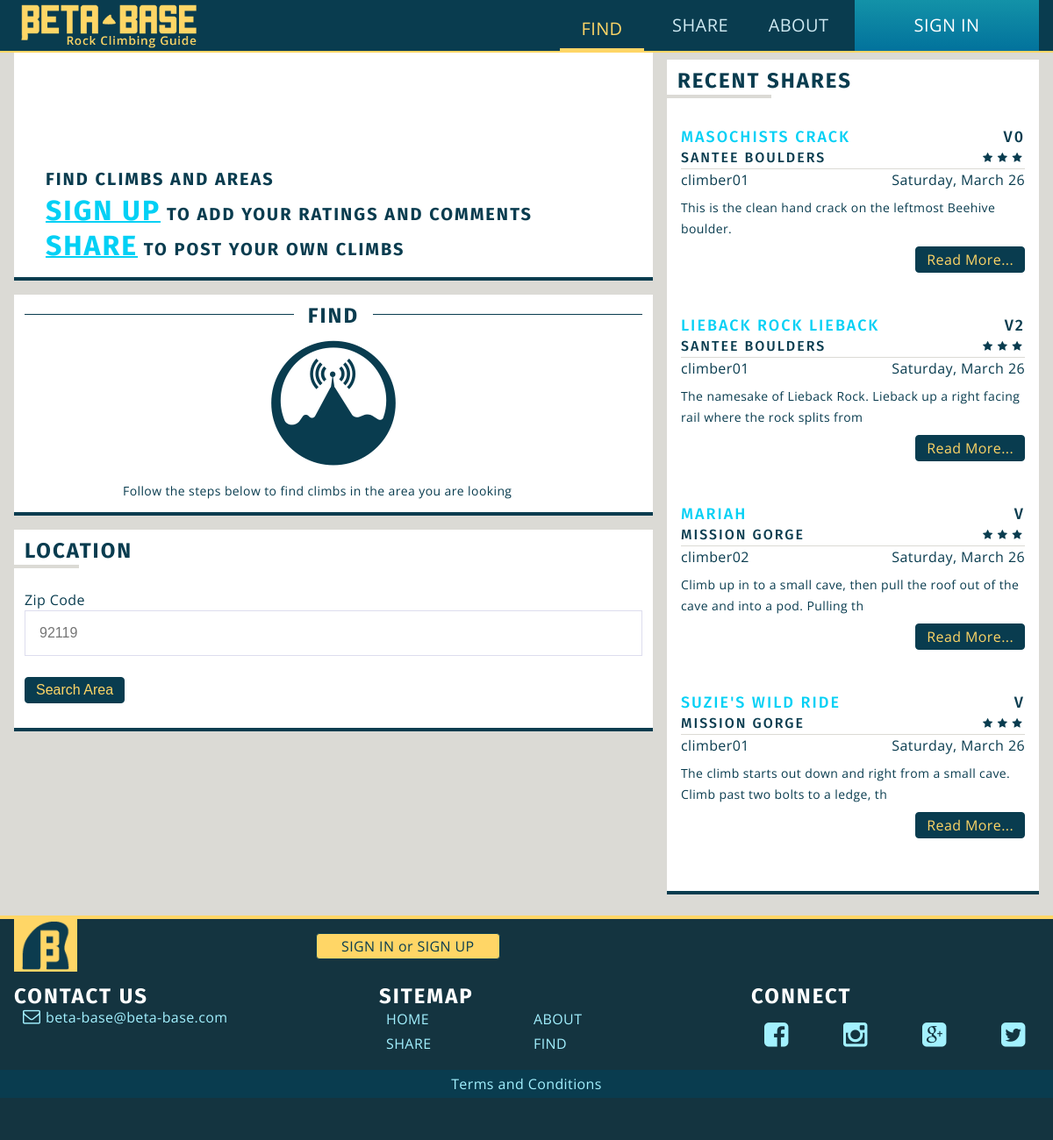
The app's page /find.php with its own data.
### tables this page shows
CREATE TABLE IF NOT EXISTS `climbs` (
  `climb_id` mediumint(9) NOT NULL,
  `name` varchar(50) NOT NULL,
  `description` text NOT NULL,
  `date` datetime NOT NULL,
  `user_id` mediumint(9) NOT NULL,
  `area_id` mediumint(9) NOT NULL,
  `type` varchar(20) NOT NULL,
  `v_grade` tinyint(4) DEFAULT NULL,
  `y_grade` tinyint(4) DEFAULT NULL,
  `is_approved` tinyint(1) NOT NULL
);

CREATE TABLE IF NOT EXISTS `areas` (
  `area_id` mediumint(9) NOT NULL,
  `title` varchar(50) NOT NULL,
  `description` text NOT NULL,
  `date` datetime NOT NULL,
  `longitude` float(10,6) NOT NULL,
  `latitude` float(10,6) NOT NULL,
  `zipcode` mediumint(9) NOT NULL,
  `user_id` mediumint(9) NOT NULL,
  `is_approved` tinyint(1) NOT NULL
);

CREATE TABLE IF NOT EXISTS `users` (
  `user_id` mediumint(9) NOT NULL,
  `username` varchar(50) NOT NULL,
  `password` varchar(40) NOT NULL,
  `email` varchar(254) NOT NULL,
  `user_pic` text,
  `is_admin` tinyint(1) NOT NULL,
  `bio` text,
  `date_joined` datetime NOT NULL,
  `secret_key` varchar(40) NOT NULL
);

### functions.php (called while the page is built, shortened)
<?php
	function nice_date( $datetime ){
		$date = new DateTime( $datetime );
		return $date->format('l,  F j');
	}

### aside.php (the view, shortened to what this page needs)
<?php
	require('db-config.php');
	include_once('functions.php');
?>
	<aside>
<?php
$query = "SELECT climbs.name, climbs.climb_id, climbs.description, climbs.v_grade, climbs.y_grade, climbs.date, areas.title, ratings.rating, users.username
			 FROM climbs, ratings, areas, users
			 WHERE areas.is_approved = 1
			 AND climbs.is_approved = 1
			 AND climbs.area_id = areas.area_id
			 AND climbs.user_id = users.user_id
			 AND climbs.climb_id = ratings.climb_id
			 ORDER BY climbs.date DESC";
	$result = $db->query($query);
	if($result->num_rows >= 1){
 ?>
		<section class="module secondary">
			<h4>Recent Shares</h4>
			<?php while($row = $result->fetch_assoc() ){ ?>
			<article class="cf">
				<h5><a href="single-climb.php?climb_id=<?php echo $row['climb_id']; ?>"><?php echo $row['name']; ?></a><span>V<?php echo $row['v_grade'];
				 ?></span></h5>
				<h6><?php echo $row['title']; ?><span class="ratings"><span class="icon-star"></span><span class="icon-star"></span><span class="icon-star"></span></span></h6>
				<p><?php echo $row['username']; ?><span><?php echo nice_date($row['date']); ?></span></p>
				<p><?php echo substr($row['description'], 0, 90); ?></p>
				<a href="#" class="btn">Read More...</a>
			</article>
<?php
		}
	}
	else{
		echo 'No posts found';
	}
?>
</section>
	</aside>

### css/main.css (style rules this page uses)
html { font-family: verdana, sans-serif; font-size: 16px; background-color: #dbdad5; }
body { font-size: 100%; line-height: 1.5rem; position: relative; overflow-x: hidden; font-family: 'Open Sans', sans-serif; font-weight: 400; letter-spacing: .025rem; color:#093c4f; }
.btn, form input[type=submit] { text-decoration: none; border:solid 1px #093c4f; border-radius: .25rem; background-color: #093c4f; color: #ffd666; padding:.125rem .75rem; display: inline-block; margin:1rem 0; }
a { color:#02d0f5; transition: all .25s linear; -webkit-transition: all .25s linear; -moz-transition: all .25s linear; -o-transition: all .25s linear; }
h2, h3, h4, h5, h6 { font-family: 'Fira Sans', sans-serif; font-weight: 700; font-size: 1.5rem; letter-spacing: .125rem; text-transform: uppercase; }
h2, h3, h4 { margin-bottom: 1rem; }
p { font-size: 0.875rem; }
.module { background-color: #ffffff; margin-bottom: 1rem; padding: .75rem; border-bottom: solid 4px #093c4f; }
.module.secondary h4 { position: relative; display: inline-block; }
.module.secondary h4:before { content: ""; position: absolute; bottom: -0.5rem; left: -0.75rem; width: 60%; height: 4px; border-bottom: #DBDAD5 solid 4px; }
.module.secondary article { margin: 1.5rem 0; padding:0 .25rem; position: relative; }
.module.secondary article h5, .module.secondary article h6 { font-size: 1.125rem; font-weight: 500; }
.module.secondary article h6 { font-size: 1rem; }
.module.secondary article h5 span, .module.secondary article h6 span { float: right; }
.module.secondary article span.ratings { font-size: .75rem; }
.module.secondary article p:first-of-type { border-top:1px solid #DBDAD5; margin-bottom: .5rem; font-size: 1rem; }
.module.secondary article p:first-of-type span { float: right; }
.module.secondary article a.btn { float: right; margin: .5rem 0 1.5rem; }
@media (min-width: 769px) { aside { width: 38%; float: right; padding: .5rem 1rem; } }

### records on screen
climbs: name "MASOCHISTS CRACK", v_grade "0", area.title "SANTEE BOULDERS", user.username "climber01", date "Saturday, March 26", description "This is the clean hand crack on the leftmost Beehive boulder."
climbs: name "LIEBACK ROCK LIEBACK", v_grade "2", area.title "SANTEE BOULDERS", user.username "climber01", date "Saturday, March 26", description "The namesake of Lieback Rock. Lieback up a right facing rail where the rock splits from"
climbs: name "MARIAH", area.title "MISSION GORGE", user.username "climber02", date "Saturday, March 26", description "Climb up in to a small cave, then pull the roof out of the cave and into a pod. Pulling th"
climbs: name "SUZIE'S WILD RIDE", area.title "MISSION GORGE", user.username "climber01", date "Saturday, March 26", description "The climb starts out down and right from a small cave. Climb past two bolts to a ledge, th"
